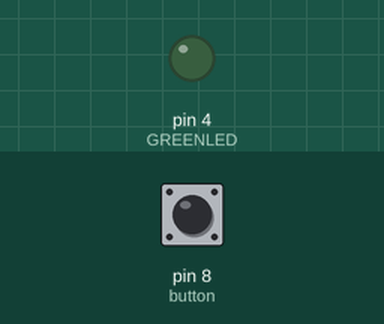
Recording of a sketch running on a simulated Arduino Uno, built with avr-gcc and run on an emulated ATmega328P. Parts: output pins drawn as LEDs (lit = HIGH). Dashed ring = blinking. Inputs (shaded band) come from the test bench; at power-on: pin 8 (button) LOW.

Above: at 1.2 s.
1.3 s: pin 8 (button) pulled HIGH for 1 s
At 1.56 s:
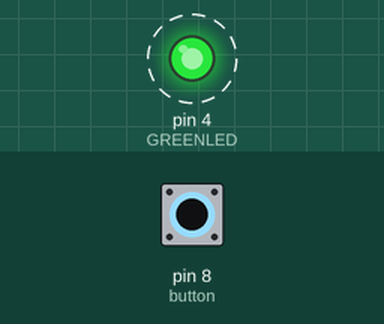
4.3 s: pin 8 (button) pulled HIGH for 3.2 s
At 8.2 s:
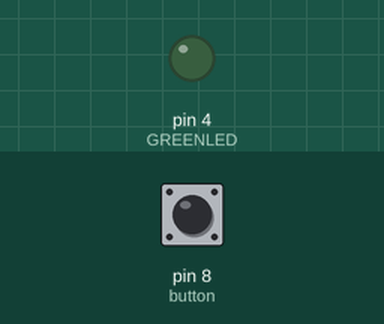
Timing chart, 0 to 9.7 s (numbered marks = the images above; inputs shaded):
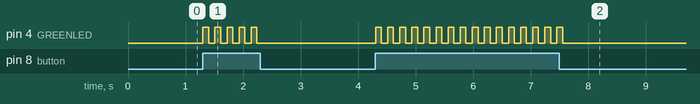

Measured:
- after the input at 1.3 s, pin 4 (GREENLED): alternates HIGH for 0.10 s and LOW for 0.11 s, 10 changes in all, then stays LOW, starting at once
- after the input at 4.3 s, pin 4 (GREENLED): alternates HIGH for 0.10 s and LOW for 0.11 s, 32 changes in all, then stays LOW, starting at once

The sketch:

button.ino
```cpp
// C++ code
//
#define GREENLED 4
#define button 8

int counter;

void setup()
{
  pinMode(GREENLED, OUTPUT);
  pinMode(button, INPUT);
}

void loop()
{
  if (digitalRead(button) == HIGH) {
    digitalWrite(GREENLED, HIGH);
    delay(100);
    digitalWrite(GREENLED, LOW);
    delay(100);
  }
  else {
    digitalWrite(GREENLED, LOW);
  }
  delay(10);
}
```
